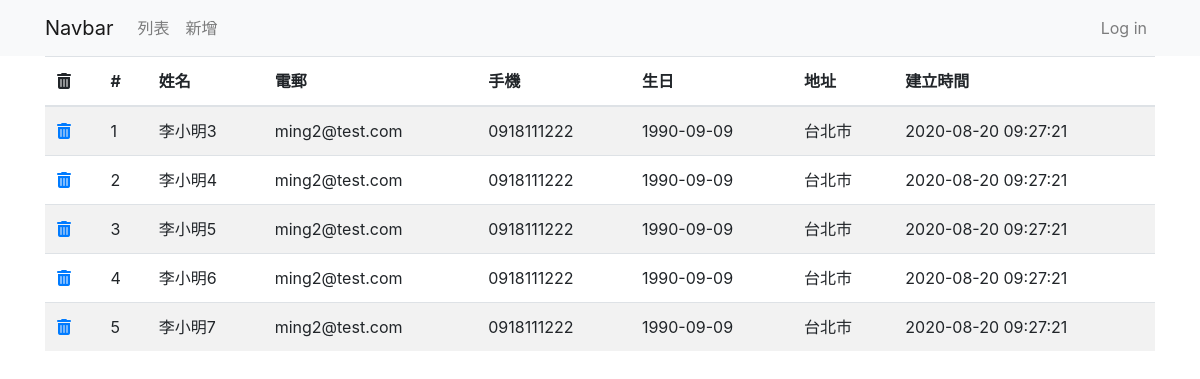
The page /data-list.php on the database its author committed.
### tables this page shows
CREATE TABLE `address_book` (
  `sid` int(11) NOT NULL,
  `name` varchar(255) NOT NULL,
  `email` varchar(255) NOT NULL,
  `mobile` varchar(255) NOT NULL,
  `birthday` date NOT NULL,
  `address` varchar(255) NOT NULL,
  `created_at` datetime NOT NULL
);

### data-list.php (the view, shortened to what this page needs)
<?php
require __DIR__ . '/parts/__connect_db.php';
$perPage = 5;
$page = isset($_GET['page']) ? intval($_GET['page']):1;
$t_sql="SELECT COUNT(*) FROM `address_book`";
$totalRows = $pdo->query($t_sql)->fetch(PDO::FETCH_NUM)[0];
$rows = [];
if ($totalRows>0){
    $sql = sprintf("SELECT * FROM `address_book` LIMIT %s, %s",($page-1)*$perPage,$perPage);
    $stmt = $pdo->query($sql);
    $rows = $stmt->fetchAll();
}
?>
<?php require __DIR__. './parts/__html_head.php'?>
<?php include __DIR__. './parts/__navbar.php'?>
<div class="container">
    <table class="table table-striped">
        <thead>
        <tr>
            <th scope="col"><i class="fas fa-trash-alt"></i></th>
            <th scope="col">#</th>
            <th scope="col">姓名</th>
            <th scope="col">電郵</th>
            <th scope="col">手機</th>
            <th scope="col">生日</th>
            <th scope="col">地址</th>
            <th scope="col">建立時間</th>
        </tr>
        </thead>
        <tbody>
        <?php foreach($rows as $r): ?>
            <tr>
                <td><a href="javascript:"><i class="fas fa-trash-alt"></a></i></td>
                <td><?= $r['sid'] ?></td>
                <td><?= $r['name'] ?></td>
                <td><?= $r['email'] ?></td>
                <td><?= $r['mobile'] ?></td>
                <td><?= $r['birthday'] ?></td>
                <td><?= $r['address'] ?></td>
                <td><?= $r['created_at'] ?></td>
            </tr>
        <?php endforeach; ?>
        </tbody>
    </table>
</div>
<?php include __DIR__. './parts/__html_foot.php'?>

### parts/__html_head.php (shortened to what this page needs)
<!doctype html>
<html lang="en">
<head>
    <link rel="stylesheet" href="../bootstrap/css/bootstrap.css">
    <link rel="stylesheet" href="../fontawesome/css/all.css">
</head>
<body>

### parts/__navbar.php (shortened to what this page needs)
<?php
if(! isset($page_name)) $page_name='';?>
<nav class="navbar navbar-expand-lg navbar-light bg-light">
    <div class="container">
    <a class="navbar-brand" href="#">Navbar</a>
    <div class="collapse navbar-collapse" id="navbarSupportedContent">
        <ul class="navbar-nav mr-auto">
            <li class="nav-item  <?= $page_name=='data-list' ? 'active' : ''  ?> ">
                <a class="nav-link " href="../test/data-list-pages.php">列表 </a>
            </li>
            <li class="nav-item  <?= $page_name=='data-insert' ? 'active' : ''  ?> ">
                <a class="nav-link " href="../test/data-insert.php" >新增</a>
            </li>
        </ul>
        <ul class="navbar-nav ">
            <?php if(isset($_SESSION['admins'])): ?>
                <li class="nav-item">
                    <a class="nav-link"><?= $_SESSION['admins']['nickname'] ?></a>
                </li>
                <li class="nav-item">
                    <a class="nav-link" href="../test/logout.php">Log out</a>
                </li>
            <?php else: ?>
            <li class="nav-item <?= $page_name=='login' ? 'active' : '' ?>">
                <a class="nav-link" href="../test/login.php" >Log in</a>
            </li>
            <?php endif; ?>
        </ul>
    </div>
    </div>
</nav>

### parts/__html_foot.php
</body>
</html>

### rows shown on the page
address_book: sid "1", name "李小明3", email "ming2@test.com", mobile "0918111222", birthday "1990-09-09", address "台北市", created_at "2020-08-20 09:27:21"
address_book: sid "2", name "李小明4", email "ming2@test.com", mobile "0918111222", birthday "1990-09-09", address "台北市", created_at "2020-08-20 09:27:21"
address_book: sid "3", name "李小明5", email "ming2@test.com", mobile "0918111222", birthday "1990-09-09", address "台北市", created_at "2020-08-20 09:27:21"
address_book: sid "4", name "李小明6", email "ming2@test.com", mobile "0918111222", birthday "1990-09-09", address "台北市", created_at "2020-08-20 09:27:21"
address_book: sid "5", name "李小明7", email "ming2@test.com", mobile "0918111222", birthday "1990-09-09", address "台北市", created_at "2020-08-20 09:27:21"
